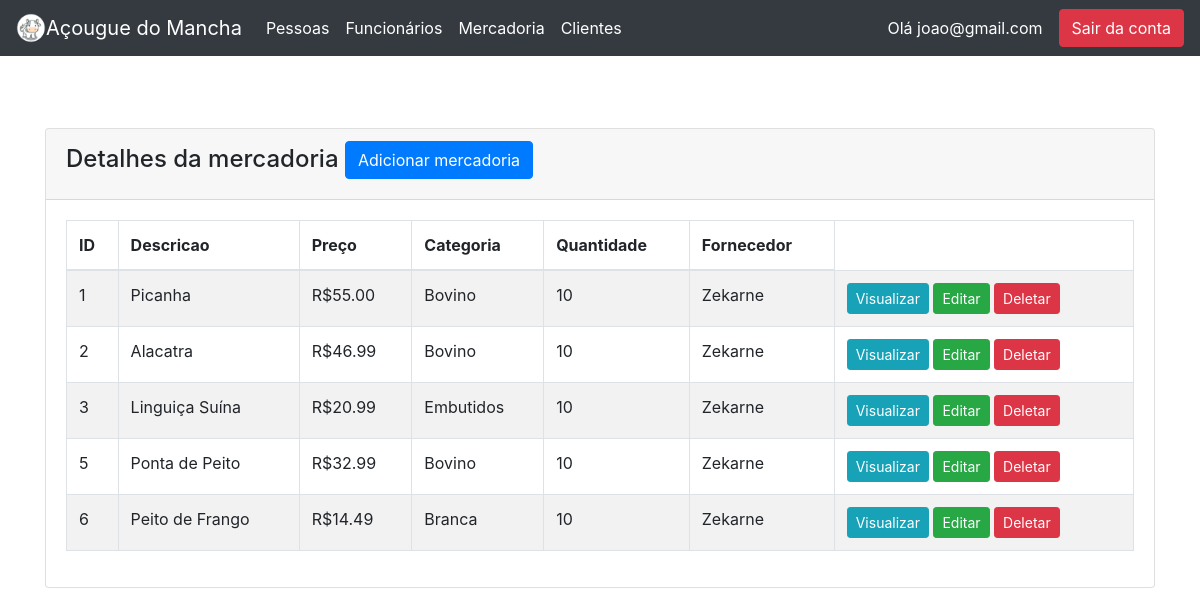
/product.php (signed in), run on an earlier commit of the app's database.
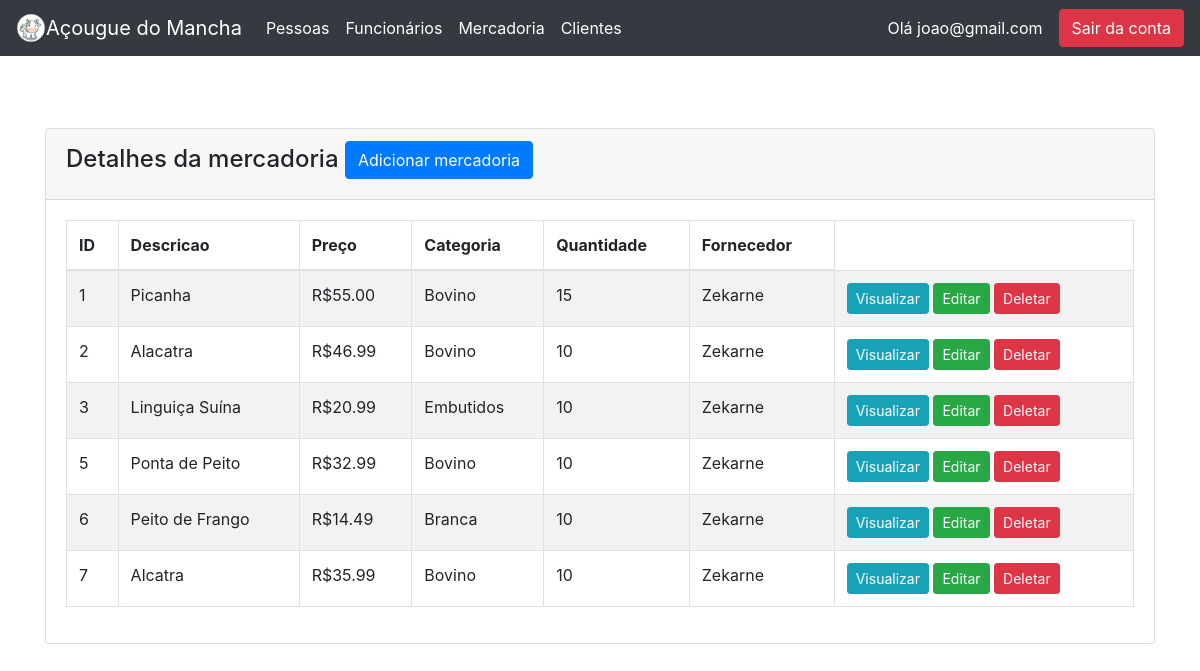
And on a later commit of the database.
### tables this page shows
CREATE TABLE `tbprodutos` (
  `id` int(11) NOT NULL,
  `preco` decimal(10,2) NOT NULL,
  `categoria` int(11) NOT NULL,
  `quantidade` int(11) NOT NULL,
  `descricao` varchar(100) NOT NULL,
  `idFornecedor` int(11) NOT NULL
);

CREATE TABLE `tbcategoria` (
  `id` int(11) NOT NULL,
  `descricao` varchar(50) NOT NULL
);

CREATE TABLE `tbfornecedores` (
  `id` int(11) NOT NULL,
  `nome` varchar(100) NOT NULL,
  `idPessoa` int(11) DEFAULT NULL,
  `cnpj` varchar(18) NOT NULL
);

### product.php (the view, shortened to what this page needs)
<?php
    require 'connection.php';
    require_once("topo.php");
?>
<!doctype html>
<html lang="pt-BR">
  <head>
    <link rel="stylesheet" href="https://cdn.jsdelivr.net/npm/bootstrap@4.1.3/dist/css/bootstrap.min.css">
</head>
<body>
    <div class="container mt-4">
        <div class="row">
            <div class="col-md-12">
                <div class="card">
                    <div class="card-header">
                        <h4>Detalhes da mercadoria
                            <?php
                        if($_SESSION["tipo"] == 1){
                            echo "<a href='product_create.php' class='btn btn-primary float-end'>Adicionar mercadoria</a>";
                        }
                            ?>
                        </h4>
                    </div>
                    <div class="card-body">
                        <table class="table table-bordered table-striped">
                            <thead>
                                <tr>
                                    <th>ID</th>
                                    <th>Descricao</th>
                                    <th>Preço</th>
                                    <th>Categoria</th>
                                    <th>Quantidade</th>
                                    <th>Fornecedor</th>
                                </tr>
                            </thead>
                            <tbody>
                                <?php
                                    $query = "SELECT p.id idProduto, p.preco, p.categoria, p.quantidade, p.descricao descricaoProduto, p.idFornecedor, c.id idCategoria, c.descricao descricaoCategoria, f.id idFornecedor, f.nome FROM tbprodutos p, tbcategoria c, tbfornecedores f WHERE p.categoria = c.id AND p.idFornecedor = f.id ORDER BY p.id ASC";
                                    $query_run = mysqli_query($con, $query);
                                    if(mysqli_num_rows($query_run) > 0)
                                    {
                                        foreach($query_run as $tbprodutos)
                                        {
                                            ?>
                                            <tr>
                                                <td><?= $tbprodutos['idProduto']; ?></td>
                                                <td><?= $tbprodutos['descricaoProduto']; ?></td>
                                                <td>R$<?= $tbprodutos['preco']; ?></td>
                                                <td><?= $tbprodutos['descricaoCategoria']; ?></td>
                                                <td><?= $tbprodutos['quantidade']; ?></td>
                                                <td><?= $tbprodutos['nome']; ?></td>
                                                <td>
                                                    <?php if($_SESSION["tipo"] == 1){
                                                        echo "<a href='product_view.php?idProduto={$tbprodutos['idProduto']}' class='btn btn-info btn-sm'>Visualizar</a>";
                                                        echo "<a href='product_edit.php?idProduto={$tbprodutos['idProduto']}' class='btn btn-success btn-sm'>Editar</a>";
                                                        echo "<form action='code.php' method='POST' class='d-inline'>
                                                                <button type='submit' name='delete_product' value='{$tbprodutos['idProduto']}' class='btn btn-danger btn-sm'>Deletar</button>
                                                                </form>";
                                                    }
                                                    ?>
                                                </td>
                                            </tr>
                                            <?php
                                        }
                                    }
                                    else
                                    {
                                        echo "<h5> Nenhuma mercadoria cadastrado </h5>";
                                    }
                                ?>
                            </tbody>
                        </table>
                    </div>
                </div>
            </div>
        </div>
    </div>
</body>
</html>

What changed in the data, as far as the page shows it:
changed tbprodutos "Picanha": quantidade "10" → "15"
added tbprodutos: id "7", descricao "Alcatra", preco "35.99", categoria.descricao "Bovino", quantidade "10", idFornecedor.nome "Zekarne"
